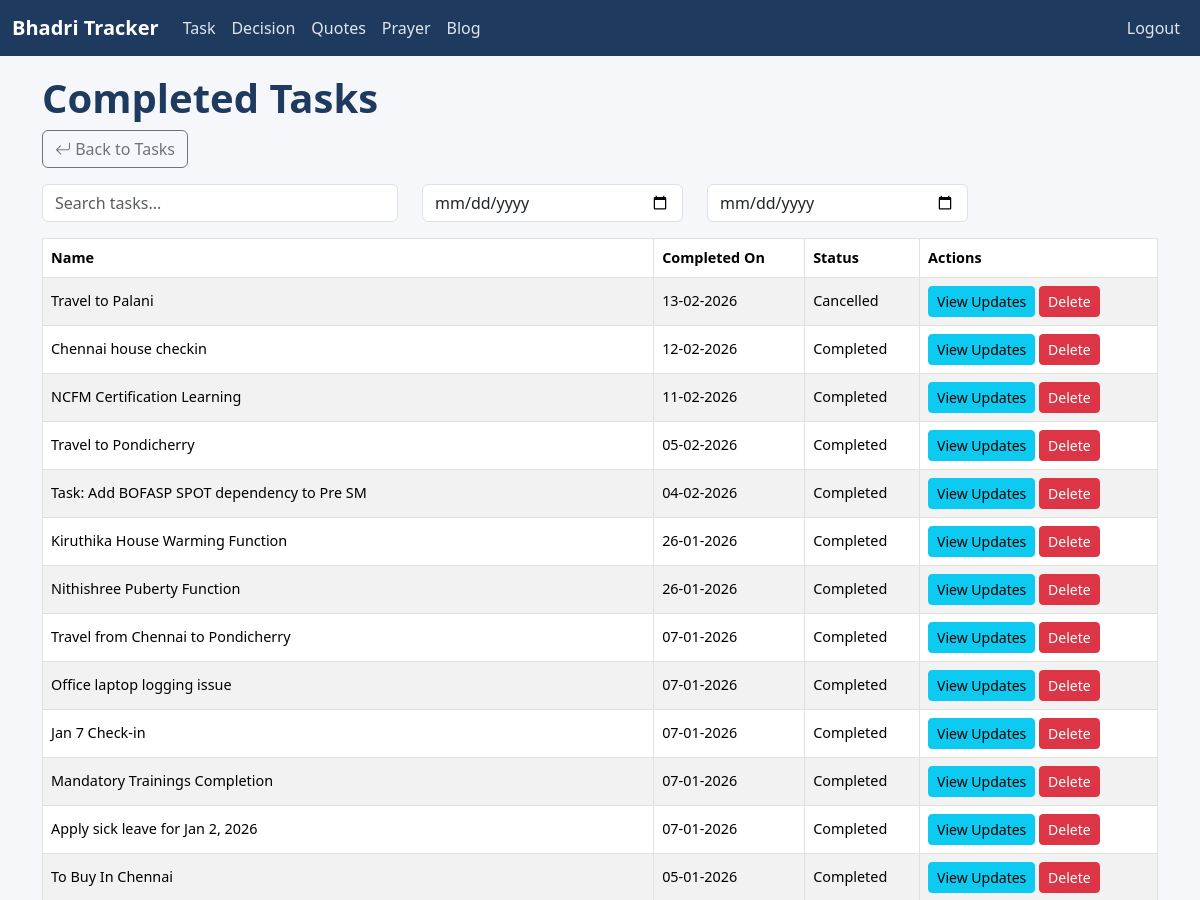
The page /history/ (signed in, upper part) on the database as committed earlier.
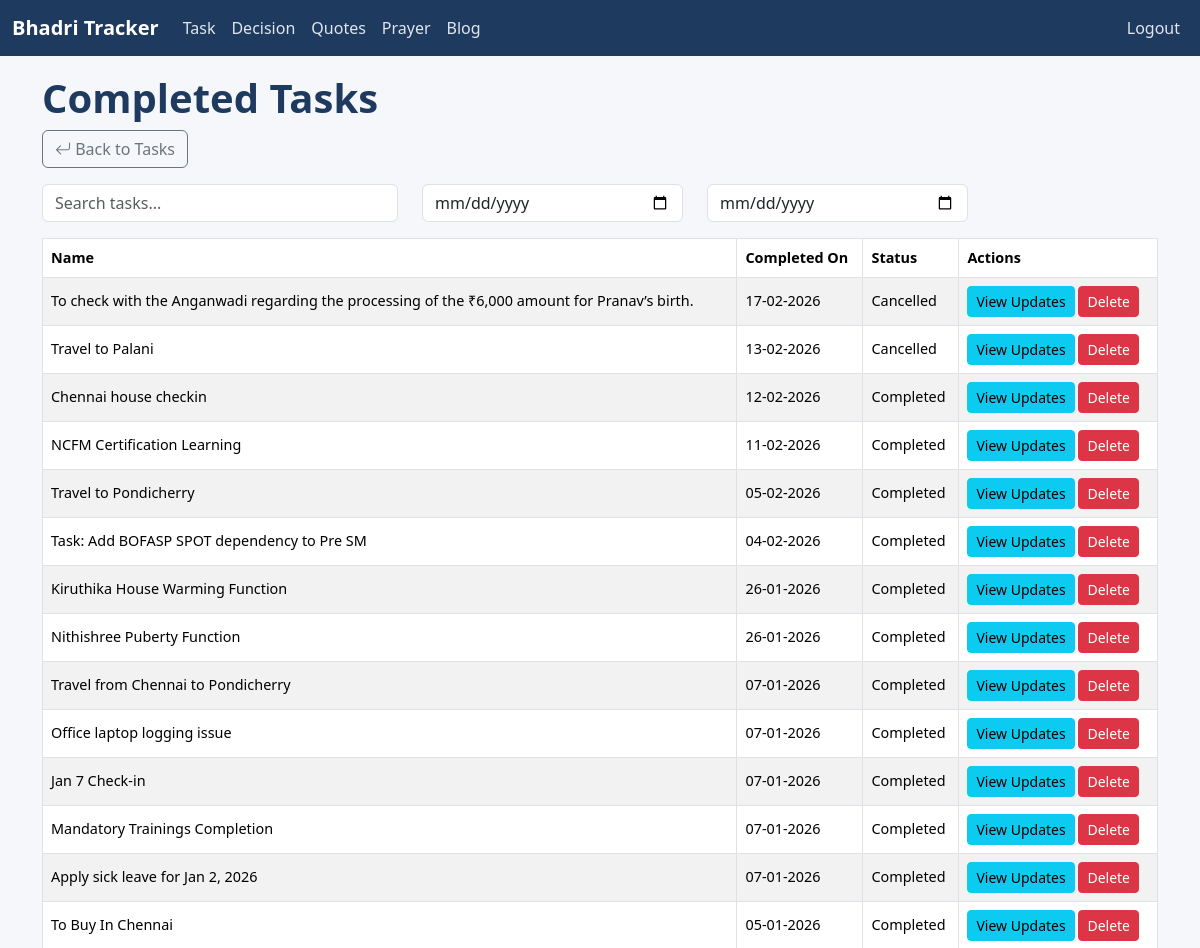
The same page on the database as committed later.
### tracker/models.py (models this page shows, shortened)
class Task(models.Model):
    STATUS_CHOICES = [
        ('Opened', 'Opened'),
        ('InProgress', 'In Progress'),
        ('Completed', 'Completed'),
        ('Cancelled', 'Cancelled'),
        ('Hold', 'Hold'),
    ]
    name = models.CharField(max_length=200)
    status = models.CharField(max_length=20, choices=STATUS_CHOICES, default='Opened')
    task_type = models.ForeignKey(TaskType, on_delete=models.CASCADE)
    started_date = models.DateField(default=timezone.localtime(), null=True, blank=True)
    created_date = models.DateField(auto_now_add=True)
    updated_date = models.DateField(auto_now=True)
    completed_date = models.DateField(null=True, blank=True)
    target_date = models.DateField(default=timezone.localtime(), null=True, blank=True)
    is_bookmark = models.BooleanField(default=False)
    is_private = models.BooleanField(default=False)
    is_important = models.BooleanField(default=False)
    is_template = models.BooleanField(default=False)

### tracker/views.py (the view)
# urls.py: path('history/', views.TaskHistoryView.as_view(), name='task_history'),
class TaskHistoryView(LoginRequiredMixin, ListView):
    model = Task
    template_name = 'tracker/task_history.html'
    context_object_name = 'tasks'
    def get_queryset(self):
        queryset = Task.objects.filter(status__in=['Completed', 'Cancelled']).exclude(is_template=True).order_by('-completed_date')
        search = self.request.GET.get('search', '').strip()
        start_date = self.request.GET.get('start_date')
        end_date = self.request.GET.get('end_date')
        if search:
            queryset = queryset.filter(
                Q(name__icontains=search) |
                Q(updates__description__icontains=search)
            ).distinct()
        if start_date and end_date:
            queryset = queryset.filter(
                Q(started_date__range=[start_date, end_date]) |
                Q(completed_date__range=[start_date, end_date])
            )
        return queryset
    def render_to_response(self, context, **response_kwargs):
        if self.request.headers.get('HX-Request'):
            return render(self.request, 'tracker/task_history_rows.html', context)
        return super().render_to_response(context, **response_kwargs)

### templates/tracker/task_history.html (shortened to what this page needs)
{% extends 'base.html' %}
{% block content %}
<h1>Completed Tasks</h1>
<a href="{% url 'tracker:task_list' %}" class="btn btn-outline-secondary mb-3"><i class="bi bi-arrow-return-left"></i> Back to Tasks</a>
<div class="row mb-3">
    <div class="col-md-4">
        <input
            type="text"
            name="search"
            class="form-control"
            placeholder="Search tasks..."
            hx-get="{% url 'tracker:task_history' %}"
            hx-trigger="keyup changed delay:300ms"
            hx-target="#taskTableBody"
            hx-include="#dateFilters"
        />
    </div>
    <div class="col-md-3">
        <input
            type="date"
            name="start_date"
            class="form-control"
            id="dateFilters"
            hx-get="{% url 'tracker:task_history' %}"
            hx-trigger="change"
            hx-target="#taskTableBody"
            hx-include="[name='search'], #dateFilters"
        />
    </div>
    <div class="col-md-3">
        <input
            type="date"
            name="end_date"
            class="form-control"
            hx-get="{% url 'tracker:task_history' %}"
            hx-trigger="change"
            hx-target="#taskTableBody"
            hx-include="[name='search'], #dateFilters"
        />
    </div>
</div>
<div class="table-responsive">
<table class="table table-striped table-bordered align-middle text-nowrap">
  <thead>
      <tr>
          <th>Name</th>
          <th>Completed On</th>
          <th>Status</th>
          <th>Actions</th>
      </tr>
  </thead>
  <tbody id="taskTableBody">
      {% include 'tracker/task_history_rows.html' %}
  </tbody>
</table>
</div>
{% endblock %}

### templates/tracker/task_history_rows.html
{% for task in tasks %}
<tr>
    <td>{{ task.name }}</td>
    <td>{{ task.completed_date|date:"d-m-Y" }}</td>
    <td>{{ task.status }}</td>
    <td>
        <a href="{% url 'tracker:update_list' task.id %}" class="btn btn-sm btn-info">View Updates</a>
        <a href="{% url 'tracker:task_delete' task.id %}" class="btn btn-sm btn-danger">Delete</a>
    </td>
</tr>
{% empty %}
<tr>
    <td colspan="3" class="text-center">No matching tasks.</td>
</tr>
{% endfor %}

Rows that differ between the two databases and show on the page:
now on this page (row edited): Task: name "To check with the Anganwadi regarding the processing of the ₹6,000 amount for Pranav’s birth.", completed_date "17-02-2026", status "Cancelled"
